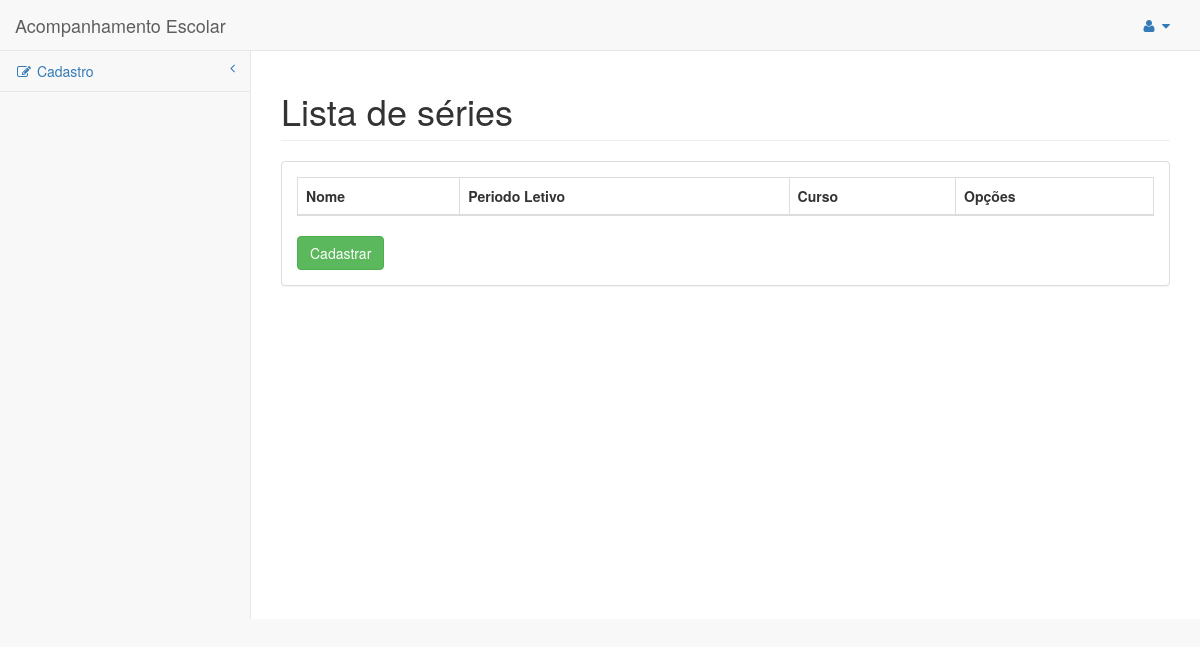
Page /index.php/serie on the earlier database version.
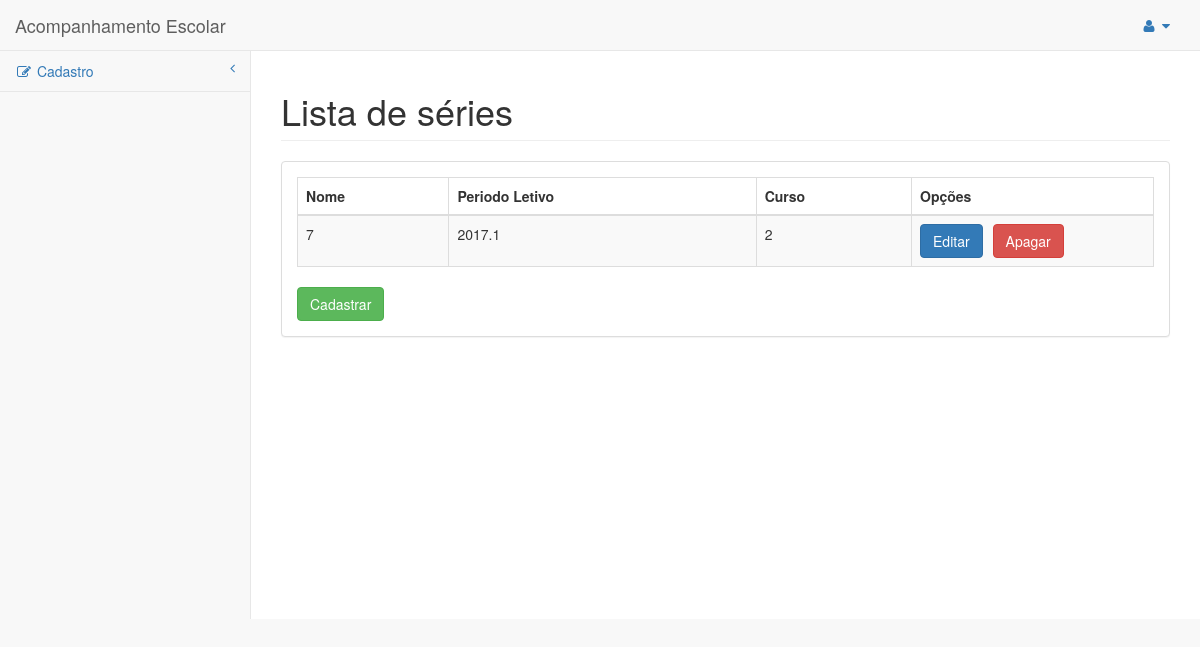
Same page on the later database version.
### tables this page shows
CREATE TABLE `serie` (
  `id` int(11) NOT NULL,
  `nome` varchar(45) NOT NULL,
  `periodo_letivo` varchar(8) DEFAULT NULL,
  `curso_id` int(11) NOT NULL
);

### application/controllers/Serie.php (called while the page is built, shortened)
<?php
class Serie extends CI_Controller {
    public function __construct()
    {
        $this->load->model('M_serie');
    }
    public function index()
    {
        $this->listar();
    }
    public function listar ()
    {
        $data['series'] = $this->M_serie->get()->result();
        $data['tipo'] = $_SESSION['tipo_login'];
        $this->load->view('serie/listSerie',$data);
    }
}

### index.php (called while the page is built, shortened)
<?php
require_once BASEPATH.'core/CodeIgniter.php';

### application/models/M_serie.php (called while the page is built, shortened)
<?php
class M_serie extends CI_Model
{
    private $tabel = 'serie';
    public function get($id = null){
        $this->db->order_by(" id", 'desc');
        return $this->db->get($this->tabel);
    }
}

### application/views/serie/listSerie.php (the view, shortened to what this page needs)
<?php
$this->load->view('include/header.php');
?>
    <div id="wrapper">
        <div id="page-wrapper">
            <div class="row">
                <div class="col-lg-12">
                    <h1 class="page-header">Lista de séries</h1>
                </div>
            </div>
            <div class="row">
                <div class="col-lg-12">
                    <div class="panel panel-default">
                        <div class="panel-body">
                            <div class="table-responsive">
                                <table class="table table-bordered table-striped">
                                    <thead>
                                        <tr>
                                            <th>Nome</th>
                                            <th>Periodo Letivo</th>
                                            <th>Curso</th>
                      			            <th>Opções</th>
                                        </tr>
                                    </thead>
                                    <tbody>
                                    <?php foreach ($series as $serie):?>
                                        <tr>
                                            <td><?php echo $serie->nome?></td>
                                            <td><?php echo $serie->periodo_letivo?></td>
                                            <td><?php echo $serie->curso_id?></td>
                                            <td><?php echo  form_open('serie/editar', ["style"=>"float: left;margin-right: 10px;"])  ?>
                                            		<button type="submit" class="btn btn-primary">Editar</button>
                                           		<?php echo form_close()?>
                                           		<?php echo  form_open('serie/apagar')  ?>
                                            		<button type="submit" class="btn btn-danger" style="float: left; mar">Apagar</button>
                                           		<?php echo form_close()?>
                                            </td>
                                        </tr>
                                      <?php endforeach; ?>
                                    </tbody>
                                </table>
                            </div>
                            <?php echo  form_open('serie/cadastrar')  ?>
                            <button type="submit" class="btn btn-success">Cadastrar</button>
                            <?php echo form_close()?>
                        </div>
                    </div>
                </div>
            </div>
        </div>
    </div>

### application/views/include/header.php (shortened to what this page needs)
<!DOCTYPE html>
<html>
    <head>
        <link rel="stylesheet" type="text/css" href="<?php echo base_url('vendor/bootstrap/css/bootstrap.min.css'); ?>">
        <link rel="stylesheet" href="<?php echo base_url('vendor/metisMenu/metisMenu.min.css'); ?>">
        <link rel="stylesheet" href="<?php echo base_url('dist/css/sb-admin-2.css'); ?>">
        <link rel="stylesheet" href="<?php echo base_url('vendor/font-awesome/css/font-awesome.min.css'); ?>">
    </head>
    <body>
        <div id="wrapper">
        <nav class="navbar navbar-default navbar-static-top" role="navigation" style="margin-bottom: 0">
            <div class="navbar-header">
                <a class="navbar-brand" href="index.html">Acompanhamento Escolar</a>
            </div>
            <ul class="nav navbar-top-links navbar-right">
                <li class="dropdown">
                    <a class="dropdown-toggle" data-toggle="dropdown" href="#">
                        <i class="fa fa-user fa-fw"></i> <i class="fa fa-caret-down"></i>
                    </a>
                </li>
            </ul>
            <div class="navbar-default sidebar" role="navigation">
                <div class="sidebar-nav navbar-collapse">
                    <ul class="nav" id="side-menu">
                        <li>
                            <a href="#"><i class="fa fa-edit fa-fw"></i> Cadastro<span class="fa arrow"></span></a>
                        </li>
                    </ul>
                </div>
            </div>
        </nav>
    </div>

Differences in the rows shown:
added serie: nome "7", periodo_letivo "2017.1", curso "2"
